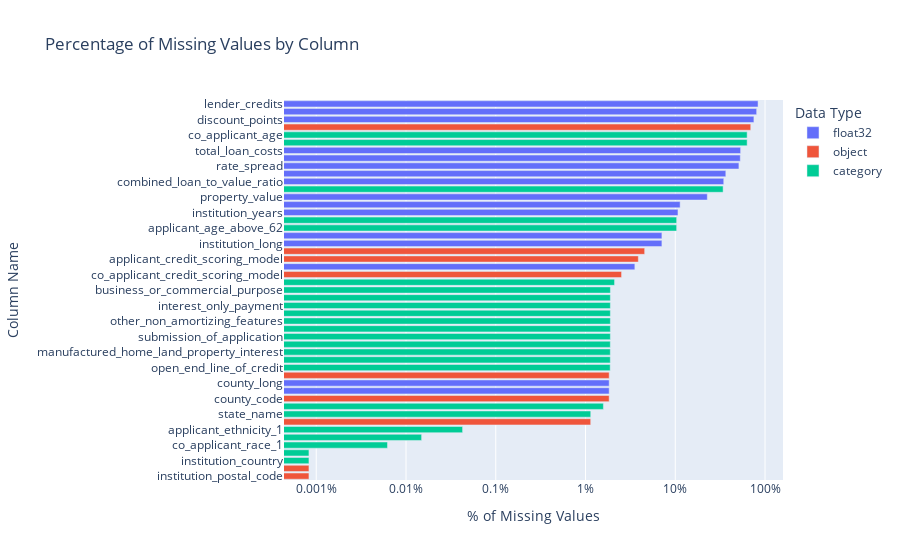

The code cell stored with this chart in its notebook:
### Code cell
# Bar plot of missing values
nas_bar = px.bar(
    na_freqs, 
    y="column_name",
    x="percentage",
    log_x=True,
    color="data_type",
    title="Percentage of Missing Values by Column"
)

nas_bar.update_layout(
    legend_title="Data Type",
    yaxis_title="Column Name",
    xaxis_ticksuffix = "%",
    xaxis_title="% of Missing Values"
)

# Arrange y-axis in ascending order
nas_bar.update_yaxes(categoryorder="total ascending")

nas_bar.show()

### Figure 1 — Plotly figure (JSON) as saved in the notebook; plotly's stock layout.template omitted (floating-point values rounded to 4 significant figures)
{"data": [{"alignmentgroup": "True", "hovertemplate": "data_type=float32<br>percentage=%{x}<br>column_name=%{y}<extra></extra>", "legendgroup": "float32", "marker": {"color": "#636efa", "pattern": {"shape": ""}}, "name": "float32", "offsetgroup": "float32", "orientation": "h", "showlegend": true, "textposition": "auto", "type": "bar", "x": [83.63, 80.71, 75.2, 53.5, 53.02, 51.2, 36.58, 34.7, 22.75, 11.33, 10.72, 7.099, 7.099, 3.546, 1.835, 1.835], "xaxis": "x", "y": ["lender_credits", "intro_rate_period", "discount_points", "total_loan_costs", "origination_charges", "rate_spread", "interest_rate", "combined_loan_to_value_ratio", "property_value", "income", "institution_years", "institution_long", "institution_lat", "loan_term", "county_lat", "county_long"], "yaxis": "y"}, {"alignmentgroup": "True", "hovertemplate": "data_type=object<br>percentage=%{x}<br>column_name=%{y}<extra></extra>", "legendgroup": "object", "marker": {"color": "#EF553B", "pattern": {"shape": ""}}, "name": "object", "offsetgroup": "object", "orientation": "h", "showlegend": true, "textposition": "auto", "type": "bar", "x": [69.33, 4.561, 3.877, 2.522, 1.835, 1.834, 1.142, 0.0008294, 0.0008294], "xaxis": "x", "y": ["co_applicant_ethnicity_1", "aus_1", "applicant_credit_scoring_model", "co_applicant_credit_scoring_model", "county_name", "county_code", "state_code", "institution_postal_code", "institution_name"], "yaxis": "y"}, {"alignmentgroup": "True", "hovertemplate": "data_type=category<br>percentage=%{x}<br>column_name=%{y}<extra></extra>", "legendgroup": "category", "marker": {"color": "#00cc96", "pattern": {"shape": ""}}, "name": "category", "offsetgroup": "category", "orientation": "h", "showlegend": true, "textposition": "auto", "type": "bar", "x": [63.23, 63.23, 34.12, 10.36, 10.36, 2.107, 1.894, 1.893, 1.893, 1.893, 1.893, 1.892, 1.892, 1.89, 1.889, 1.888, 1.883, 1.582, 1.144, 0.04271, 0.01493, 0.00622, 0.0008294, 0.0008294], "xaxis": "x", "y": ["co_applicant_age_above_62", "co_applicant_age", "debt_to_income_ratio", "applicant_age_above_62", "applicant_age", "census_tract", "business_or_commercial_purpose", "other_non_amortizing_features", "negative_amortization", "interest_only_payment", "balloon_payment", "submission_of_application", "initially_payable_to_institution", "reverse_mortgage", "manufactured_home_land_property_interest", "manufactured_home_secured_property_type", "open_end_line_of_credit", "denial_reason_1", "state_name", "applicant_ethnicity_1", "applicant_race_1", "co_applicant_race_1", "institution_country", "institution_city"], "yaxis": "y"}], "layout": {"barmode": "relative", "legend": {"title": {"text": "Data Type"}, "tracegroupgap": 0}, "title": {"text": "Percentage of Missing Values by Column"}, "xaxis": {"anchor": "y", "domain": [0, 1], "ticksuffix": "%", "title": {"text": "% of Missing Values"}, "type": "log"}, "yaxis": {"anchor": "x", "categoryorder": "total ascending", "domain": [0, 1], "title": {"text": "Column Name"}}}}
